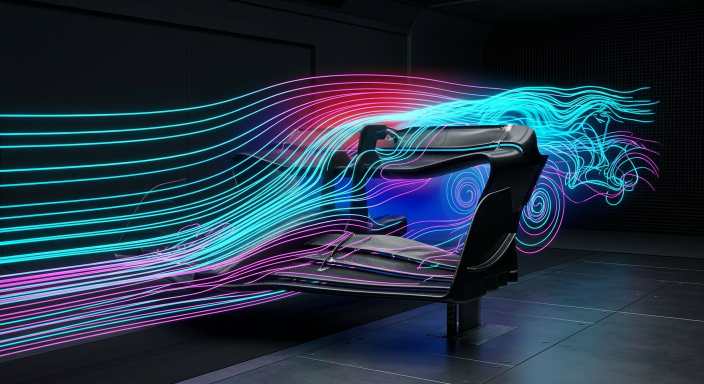
#> input picture edu-agent/artifacts/f1deck/img_windtunnel.jpg, 1408 x 768 px (shown at 1/2 size)
$ python profile.py ../../artifacts/f1deck/img_windtunnel.jpg
#> lines starting #> are read from the running program, lines starting #| are printed output that depends on the picture
#!/usr/bin/env python3
"""مقایسه‌ی پروفایلِ روشناییِ یک اسلاید با ویدیوی مرجع.

چرا: مرجع‌های حرفه‌ای محتوا را در یک نوارِ درخشانِ میانی (۳۰-۶۰٪ ارتفاع)
نگه می‌دارند و بالا/پایین را سیاه می‌گذارند. این ابزار همان پروفایل را
از یک تصویر استخراج می‌کند تا بتوانی خروجی‌ات را با مرجع بسنجی.

استفاده:
    python3 profile.py <تصویر>
"""
import sys, statistics
from PIL import Image


def rows(path, bands=20):
#> called with bands = 20
    im = Image.open(path).convert("L")
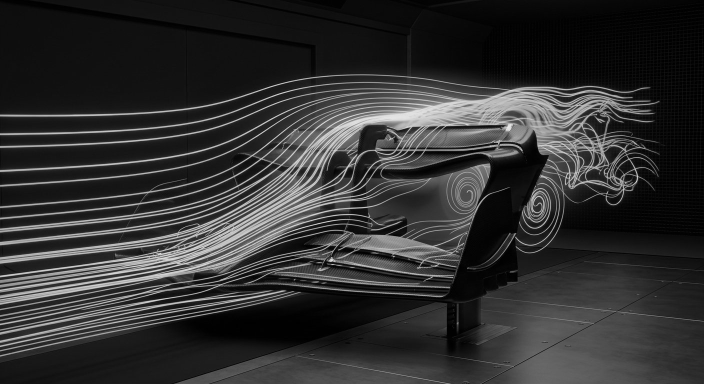
#> im: PIL image 1408x768 L (shown at 1/2 size); min 0, max 245, mean 49.3
    w, h = im.size
#> w = 1408; h = 768
    out = []
    for i in range(bands):
        y0, y1 = i * h // bands, (i + 1) * h // bands
        px = list(im.crop((0, y0, w, y1)).resize((60, 6)).getdata())
        out.append(sum(px) / len(px))
#> after the loop, out = [10.08, 10.32, 11.3, 14.38, 38.67, 78.35, 79.59, 68.76, 52.29, 55.6, 56.63, 59.08, 66.28, 67.71, 64.19, 53.86, 49.91, 44.04, 45.94, 57.95]
    return out


REFERENCE = [2.7, 2.7, 3.6, 19.8, 24.8, 6.7, 115.2, 177.4, 181.0, 177.9,
             163.5, 158.0, 82.0, 3.1, 17.2, 15.3, 11.8, 9.8, 4.3, 3.1]


def main(path):
    r = rows(path)
#> r has the same summary as out in rows
    print(f"{'ناحیه':>9} {'مرجع':>6} {'شما':>6}")
    for i in range(20):
        bar_r = "█" * int(REFERENCE[i] / 8)
        bar_m = "█" * int(r[i] / 8)
        print(f"{i*5:3d}-{(i+1)*5:3d}% {REFERENCE[i]:6.1f} {r[i]:6.1f}  {bar_r:28s}|{bar_m}")
#> this loop made 20 passes
#> bar_m on passes 1 to 12: '█', '█', '█', '█', '████', '█████████', '█████████', '████████', '██████', '██████', '███████', '███████'
#|   0-  5%    2.7   10.1                              |█
#|   5- 10%    2.7   10.3                              |█
#|  10- 15%    3.6   11.3                              |█
#|  15- 20%   19.8   14.4  ██                          |█
#|  20- 25%   24.8   38.7  ███                         |████
#|  25- 30%    6.7   78.4                              |█████████
#|  30- 35%  115.2   79.6  ██████████████              |█████████
#|  35- 40%  177.4   68.8  ██████████████████████      |████████
#> (further printed lines are left out)
    cr = statistics.mean(REFERENCE[6:12])
    cm = statistics.mean(r[6:12])
#> cm = 61.99
    print(f"\nهسته میانی (۳۰-۶۰٪): مرجع {cr:.0f} | شما {cm:.0f} | نسبت {cm/cr:.2f}")
#| هسته میانی (۳۰-۶۰٪): مرجع 162 | شما 62 | نسبت 0.38
    checks = [
        ("بالا سیاه است (۰-۱۵٪)", statistics.mean(r[0:3]) < 25),
        ("پایین سیاه است (۸۵-۱۰۰٪)", statistics.mean(r[17:20]) < 25),
        ("هسته درخشان است", cm > 80),
    ]
#> checks = [('بالا سیاه است (۰-۱۵٪)', True), ('پایین سیاه است (۸۵-۱۰۰٪)', False), ('هسته درخشان است', False)]
    print()
    for name, ok in checks:
        print(f"  {'✓' if ok else '✗'} {name}")
#> this loop made 3 passes
#|   ✓ بالا سیاه است (۰-۱۵٪)
#|   ✗ پایین سیاه است (۸۵-۱۰۰٪)
#|   ✗ هسته درخشان است


if __name__ == "__main__":
    main(sys.argv[1] if len(sys.argv) > 1 else "out.png")

$ run again, on edu-agent/artifacts/f1deck/img_wing.jpg
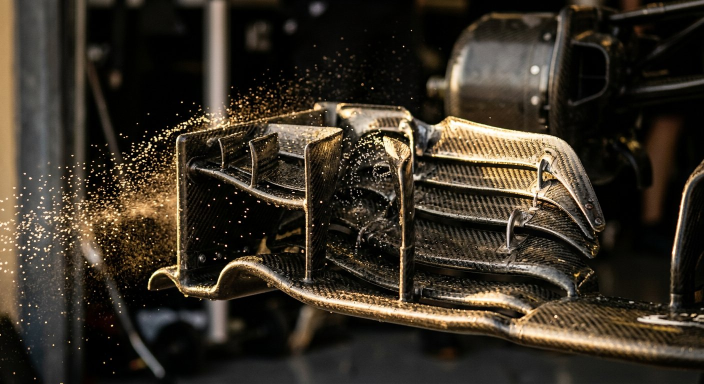
#> input picture edu-agent/artifacts/f1deck/img_wing.jpg, 1408 x 768 px (shown at 1/2 size)
#> in rows, `im = Image.open(path).convert("L")`:
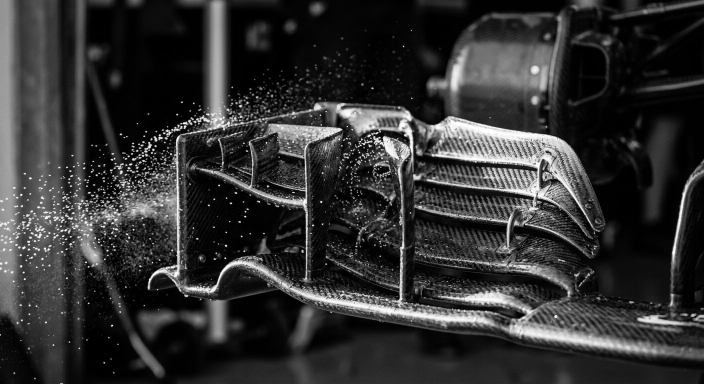
#> im: PIL image 1408x768 L (shown at 1/2 size); min 0, max 255, mean 49.4
#> after the loop in rows, `for i in range(bands):`: out = [28.77, 24.33, 33.69, 39.09, 41.26, 41.45, 71.58, 77.01, 66.11, 67.38, 63.28, 55.74, 44.69, 50.04, 44.14, 59.94, 70.82, 46.97, 31.34, 30.82]
#> r has the same summary as out in rows
#> the loop in main, `for i in range(20):` made 20 passes
#> bar_m on passes 1 to 8: '███', '███', '████', '████', '█████', '█████', '████████', '█████████'
#> (printed output is left out)
#> cm = 66.85
#| هسته میانی (۳۰-۶۰٪): مرجع 162 | شما 67 | نسبت 0.41
#> checks = [('بالا سیاه است (۰-۱۵٪)', False), ('پایین سیاه است (۸۵-۱۰۰٪)', False), ('هسته درخشان است', False)]
#> the loop in main, `for name, ok in checks:` made 3 passes
#> (printed output is left out)

$ run again, on edu-agent/artifacts/f1deck/02_concept.png
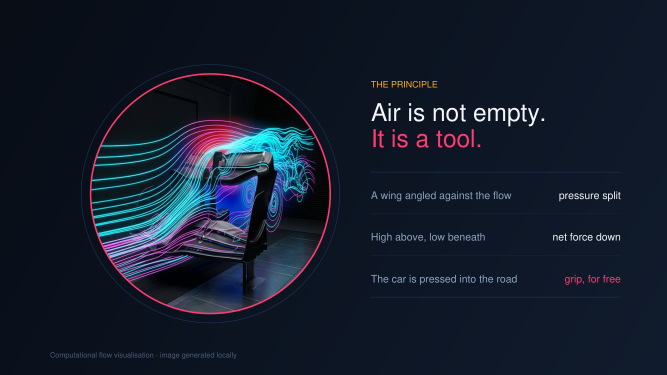
#> input picture edu-agent/artifacts/f1deck/02_concept.png, 1334 x 750 px (shown at 1/2 size)
#> in rows, `im = Image.open(path).convert("L")`:
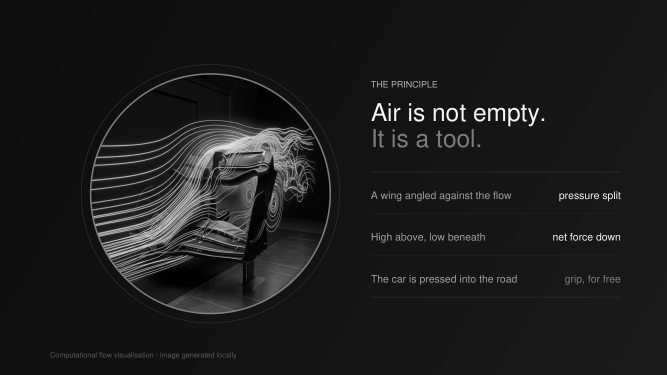
#> im: PIL image 1334x750 L (shown at 1/2 size); min 0, max 246, mean 28
#> after the loop in rows, `for i in range(bands):`: out = [17.39, 17.56, 17.71, 18.39, 20.75, 24.11, 31.63, 45.18, 39.14, 32.66, 39.99, 35.46, 43.17, 32.83, 30.57, 25.67, 25.33, 20.46, 21.54, 21.27]
#> r has the same summary as out in rows
#> the loop in main, `for i in range(20):` made 20 passes
#> bar_m on passes 1 to 8: '██', '██', '██', '██', '██', '███', '███', '█████'
#> (printed output is left out)
#> cm = 37.35
#| هسته میانی (۳۰-۶۰٪): مرجع 162 | شما 37 | نسبت 0.23
#> checks = [('بالا سیاه است (۰-۱۵٪)', True), ('پایین سیاه است (۸۵-۱۰۰٪)', True), ('هسته درخشان است', False)]
#> the loop in main, `for name, ok in checks:` made 3 passes
#> (printed output is left out)
